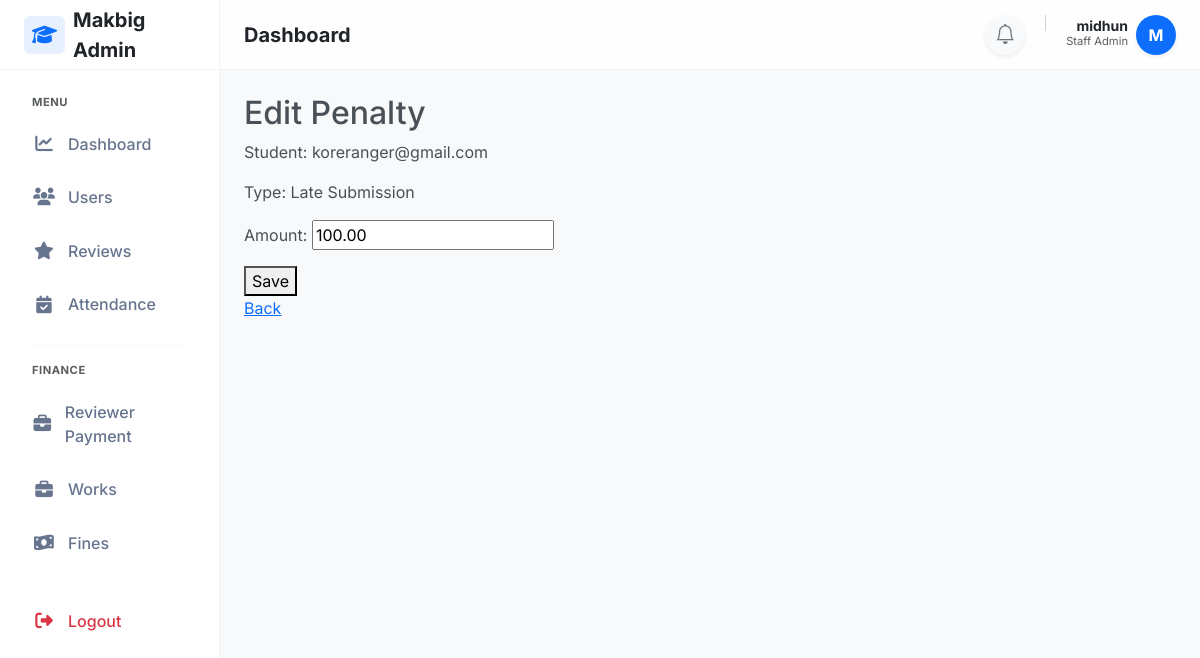
Page /penalties/edit/13/ (signed in) on the committed database.
### adminpanel/models.py (models this page shows, shortened)
class User(AbstractUser):
    email=models.EmailField(unique=True,db_index=True)
    mobile_number = models.CharField(max_length=15, blank=True, null=True,validators=[mobile_validator])
    is_student=models.BooleanField(default=False)
    first_name = models.CharField(max_length=100,validators=[name_validator])
    last_name = models.CharField(max_length=100,validators=[name_validator])

class StudentProfile(models.Model):
    user=models.OneToOneField(User, on_delete=models.CASCADE)
    course=models.ForeignKey(Course,on_delete=models.PROTECT)
    is_active = models.BooleanField(default=True)
    enrollment_date=models.DateField(auto_now_add=True)
    progress_percent=models.DecimalField(max_digits=5, decimal_places=2, default=0,validators=[MinValueValidator(Decimal('0.00')),MaxValueValidator(Decimal('100.00'))])

### penalties/models.py (models this page shows, shortened)
class Penalty(models.Model):
    PENALTY_TYPE_CHOICES = [
        ('late', 'Late Submission'),
        ('absence', 'Absence'),
        ('misconduct', 'Misconduct'),
        ('review', 'Review Related'),
        ('other', 'Other'),
    ]
    student = models.ForeignKey(StudentProfile,on_delete=models.CASCADE,related_name='penalties')
    penalty_type = models.CharField(max_length=20,choices=PENALTY_TYPE_CHOICES)
    reason = models.TextField(blank=True)
    review_attendance = models.ForeignKey('reviews.ReviewAttendance',on_delete=models.SET_NULL,null=True,blank=True)
    attendance_record = models.ForeignKey(AttendanceRecord,on_delete=models.SET_NULL,null=True,blank=True,related_name='penalties')
    created_by = models.ForeignKey(settings.AUTH_USER_MODEL,on_delete=models.SET_NULL,null=True)
    created_at = models.DateTimeField(auto_now_add=True)
    is_paid = models.BooleanField(default=False)
    amount = models.DecimalField(
        max_digits=8,
        decimal_places=2,
        validators=[
            MinValueValidator(Decimal("0.00")),
            MaxValueValidator(Decimal("10000.00"))  # ₹10,000 HARD LIMIT
        ]
    )

### penalties/views.py (the view)
# urls.py: path('edit/<int:penalty_id>/', views.edit_penalty, name='edit_penalty'),
@login_required
@user_passes_test(is_staff_user)
def edit_penalty(request, penalty_id):
    penalty = get_object_or_404(Penalty, id=penalty_id)
    if request.method == 'POST':
        form = PenaltyUpdateForm(request.POST, instance=penalty)
        if form.is_valid():
            form.save()
            cache.delete(DASHBOARD_CACHE_KEY)
            return redirect('student_detail', student_id=penalty.student.id)
    else:
        form = PenaltyUpdateForm(instance=penalty)
    return render(request, 'penalties/edit_penalty.html', {
        'form': form,
        'penalty': penalty
    })

### penalties/forms.py
class PenaltyUpdateForm(forms.ModelForm):
    class Meta:
        model = Penalty
        fields = ['amount']

### penalties/views.py (called while the page is built)
def is_staff_user(user):
    return user.is_staff

### reviewtickets/context_processors.py (called while the page is built)
def ticket_notifications(request):
    if request.user.is_authenticated and request.user.is_staff:
        count = ReviewTicket.objects.filter(
            status='pending',
            is_seen=False
        ).count()
        return {'ticket_notification_count': count}
    return {}

### templates/penalties/edit_penalty.html (shortened to what this page needs)
{% extends "layouts/staff_layout.html" %}
{% block content %}
<h2>Edit Penalty</h2>
<p>Student: {{ penalty.student.user.email }}</p>
<p>Type: {{ penalty.get_penalty_type_display }}</p>
<form method="post">
    {{ form.as_p }}
    <button type="submit">Save</button>
</form>
<a href="{% url 'student_detail' penalty.student.id %}">
    Back
</a>
{% endblock %}

### templates/layouts/staff_layout.html (shortened to what this page needs)
{% load static %}
<!DOCTYPE html>
<html lang="en">
<head>
    <link href="https://cdn.jsdelivr.net/npm/bootstrap@5.3.0/dist/css/bootstrap.min.css" rel="stylesheet">
    <link rel="stylesheet" href="https://cdnjs.cloudflare.com/ajax/libs/font-awesome/6.4.0/css/all.min.css">
    <link rel="stylesheet" href="https://cdn.jsdelivr.net/npm/bootstrap-icons@1.10.5/font/bootstrap-icons.css">
    <link rel="stylesheet" href="{% static 'css/attendance.css' %}">
</head>
<body>
    <aside class="sidebar" id="sidebar">
        <div class="sidebar-brand">
            <a href="#" class="text-decoration-none d-flex align-items-center gap-2 text-dark fs-5 fw-bold">
                <div class="bg-primary bg-opacity-10 text-primary rounded px-2 py-1">
                    <i class="fa-solid fa-graduation-cap"></i>
                </div>
                <span>Makbig Admin</span>
            </a>
        </div>
        <nav class="sidebar-nav">
            <div class="small fw-bold text-uppercase text-muted mb-2 px-3"
                style="font-size: 0.7rem; letter-spacing: 0.5px;">Menu</div>
            <a href="{% url 'staff_dashboard' %}"
                class="nav-link {% if request.resolver_match.url_name == 'staff_dashboard' %}active{% endif %}">
                <i class="fa-solid fa-chart-line"></i> Dashboard
            </a>
            <a href="{% url 'staff_students' %}"
                class="nav-link {% if request.resolver_match.url_name == 'staff_students' %}active{% endif %}">
                <i class="fa-solid fa-users"></i> Users
            </a>
            <a href="{% url 'staff_review_list' %}"
                class="nav-link {% if request.resolver_match.url_name == 'staff_review_list' %}active{% endif %}">
                <i class="fa-solid fa-star"></i> Reviews
            </a>
            <a href="{% url 'staff_attendance' %}"
                class="nav-link {% if request.resolver_match.url_name == 'staff_attendance' %}active{% endif %}">
                <i class="fa-solid fa-calendar-check"></i> Attendance
            </a>
            <div class="my-3 border-top mx-3 opacity-25"></div>
            <div class="small fw-bold text-uppercase text-muted mb-2 px-3"
                style="font-size: 0.7rem; letter-spacing: 0.5px;">Finance</div>
            <a href="{% url "reviewer_payment_dashboard" %}" class="nav-link">
                <i class="fa-solid fa-briefcase"></i> Reviewer Payment
            </a>
            <a href="{% url "manage_works" %}" class="nav-link">
                <i class="fa-solid fa-briefcase"></i> Works
            </a>
            <a href="{% url "fines" %}" class="nav-link">
                <i class="fa-solid fa-money-bill-wave"></i> Fines
            </a>
            <div class="mt-auto pt-4">
                <form method="POST" action="{% url 'student_logout' %}">
                    <button type="submit" class="nav-link w-100 text-danger border-0 bg-transparent">
                        <i class="fa-solid fa-right-from-bracket"></i> Logout
                    </button>
                </form>
            </div>
        </nav>
    </aside>
    <div class="main-wrapper">
        <header class="topbar">
            <div class="d-flex align-items-center gap-3">
                <h5 class="mb-0 fw-bold text-dark">{% block page_title %}Dashboard{% endblock %}</h5>
            </div>
            <div class="d-flex align-items-center gap-3">
                <a href="{% url 'staff_ticket_list' %}"
                    class="btn btn-light rounded-circle position-relative border-0 shadow-sm"
                    style="width: 40px; height: 40px; display: flex; align-items: center; justify-content: center;">
                    <i class="bi bi-bell fs-5 text-secondary"></i>
                </a>
                <div class="d-flex align-items-center gap-2">
                    <div class="text-end d-none d-sm-block">
                        <div class="fw-bold small text-dark lh-1">{{ request.user.first_name }} {{request.user.last_name }}</div>
                        <div class="text-muted" style="font-size: 0.7rem;">Staff Admin</div>
                    </div>
                    <div class="rounded-circle bg-primary text-white d-flex align-items-center justify-content-center fw-bold shadow-sm"
                        style="width:40px;height:40px; font-size: 1rem;">
                        {{ request.user.first_name|slice:":1"|upper }}
                    </div>
                </div>
            </div>
        </header>
        <div class="p-4">
{% block content %}
{% endblock %}
        </div>
    </div>
</body>
</html>

### templates/layouts/staff_layout.html (style rules this page uses)
:root { --sidebar-width: 220px; --topbar-height: 70px; --primary-soft: #eef4ff; --text-heading: #344767; --text-muted: #67748e; }
body { font-family: 'Inter', sans-serif; background-color: #f8f9fa; color: #495057; }
.sidebar { width: var(--sidebar-width); background: #fff; border-right: 1px solid rgba(0, 0, 0, 0.05); display: flex; flex-direction: column; position: fixed; top: 0; bottom: 0; left: 0; z-index: 1045; transition: transform 0.3s ease-in-out; }
.sidebar-brand { height: var(--topbar-height); display: flex; align-items: center; padding: 0 1.5rem; border-bottom: 1px solid rgba(0, 0, 0, 0.05); }
.sidebar-nav { padding: 1.5rem 1rem; flex-grow: 1; overflow-y: auto; }
.nav-link { display: flex; align-items: center; padding: 0.8rem 1rem; color: var(--text-muted); font-weight: 500; border-radius: 0.5rem; margin-bottom: 0.25rem; transition: all 0.2s; }
.nav-link i { width: 24px; text-align: center; margin-right: 0.75rem; font-size: 1.1rem; }
.main-wrapper { margin-left: var(--sidebar-width); min-height: 100vh; display: flex; flex-direction: column; transition: margin-left 0.3s ease-in-out; }
.topbar { height: var(--topbar-height); background: rgba(255, 255, 255, 0.8); backdrop-filter: blur(10px); border-bottom: 1px solid rgba(0, 0, 0, 0.05); padding: 0 1.5rem; display: flex; align-items: center; justify-content: space-between; position: sticky; top: 0; z-index: 1020; }

### rows in the picture
User: user.first_name "midhun", user.first_name "M"
Penalty: student.user.email "koreranger@gmail.com", penalty_type "Late Submission", amount "100.00"
